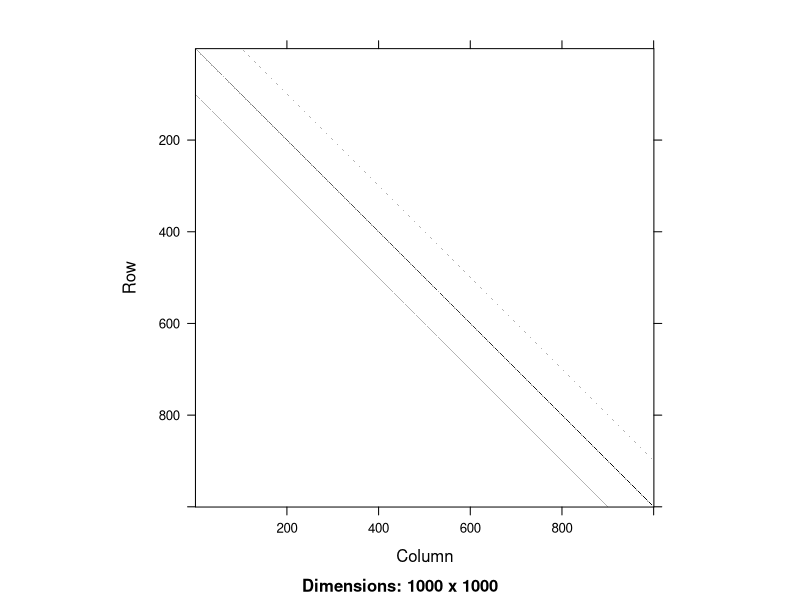

The R script that drew this image:
## ---- chunk 1
require(Matrix)
## ---- chunk 2
ThreeBanded=function(n,offset){
  spMatrix(n,n,i=c(1:n,1:(n-1),2:n,(offset+1):n,1:(n-offset)),j=c(1:n,2:n,1:(n-1),1:(n-offset),(offset+1):n),x=c(.5+sqrt(1:n),rep(1,(2*(2*n-1-offset)))))
}
n=1000
A=ThreeBanded(n,100)
## ---- chunk 3
image(A)
## ---- chunk 4
# Vector norm
vnorm = function(v,p=2) { 
  if ( p =="I") {
    return(max(abs(v)))
  }
  else {
    return(sum(abs(v)^p)^(1/p))
  }
}
## ---- chunk 5
# Solves Ax = b iteratively using the Jacobi Method
# m is the maximum number of iterations: default m = 25
# p is the p value of the matrix norm
# tol is the stopping tolerance (using the relative residual norm on the backward error)
jacobi = function(A,b,m=25,x = rep(0,n),p=2,tol=0.5*10^(-6),history=FALSE) {
  n = length(b)
  if (history) {
    hist = matrix(NA,nrow=length(b),ncol=(m+1))
    hist[,1] = x
  }
  d = diag(A)
  R = A
  R[cbind((1:n),(1:n))] = 0  # allows for R to be sparse  
  steps=0
  for (j in 1:m) {
    x = (b - R %*% x)/d 
    steps = steps+1
    if (history) {hist[,(j+1)] = as.matrix(x)}
    if (vnorm(b-A%*%x,p) <= vnorm(b,p)*tol) break 
  }
  if (history) return(list(x=x,iterations=steps,history = hist[,1:(steps+1)]))
  else return(list(x=x,steps=steps))
}
## ---- chunk 6
GaussSeidel = function(A,b,m=25,x = rep(0,n),p=2,tol=0.5*10^(-6),history=FALSE) {
  n = length(b)
  if (history) {
    hist = matrix(NA,nrow=length(b),ncol=(m+1))
    hist[,1] = x
  }
  d = diag(A)
  L = A
  U = A
  U[lower.tri(A,diag=TRUE)] = 0  # U is the upper triangular part of A
  L[upper.tri(A,diag=TRUE)] = 0  # L is the lower triangular part of A 
  steps=0
  for (j in 1:m) {
    bu = b - U %*% x 
    steps = steps+1
    for (i in 1:n){  
      x[i] = (bu[i] - L[i,] %*% x)/d[i]    # successivly update x as we use it.
    }
    if (history) {hist[,(j+1)] = as.matrix(x)}
    if (vnorm(b-A%*%x,p) <= vnorm(b,p)*tol) break 
  }
  if (history) return(list(x=x,iterations=steps,history = hist[,1:(steps+1)]))
  else return(list(x=x,steps=steps))
}
